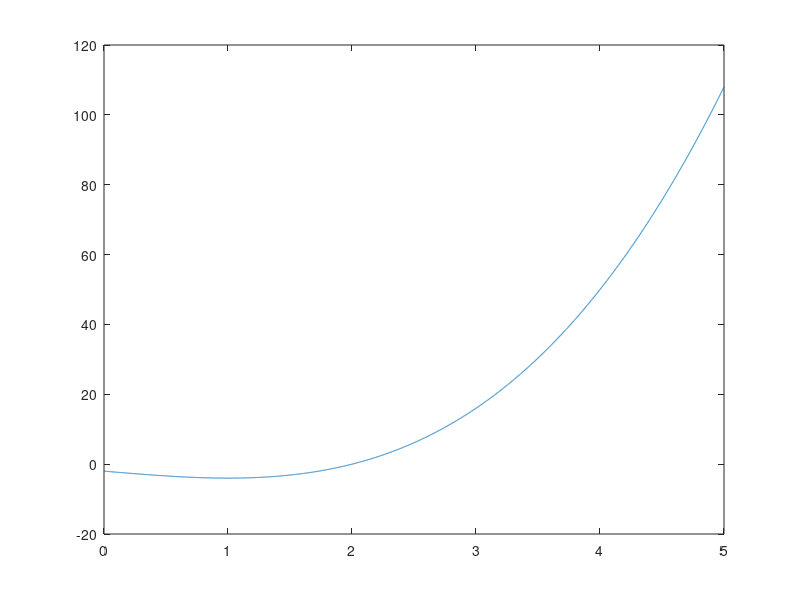

The MATLAB source for this figure: (Note: this script raises an error after producing the figure.)
%% Part 1

%% Task 1

my_age = 22;

C = magic(4);
magic_sum = sum(C);
magic_sum = magic_sum(1);

C = C./magic_sum;

C = C.*my_age;
sum(C)

%% Task 2

Age_Vector = [0:my_age:9*my_age]';

%%%%%%%%%%%%%%%%%%%%%%%%%%%%%%%%%%%%%%%%%%

%% Part 2

x = linspace(0, 5, 10000);

y = x.^3 - 3.*x - 2;

figure()
plot(x, y)
xlim([0 5])
hold on
x = round(x, 1);
scatter(x(mod(x, .5) == 0), y(mod(x, .5) == 0))
